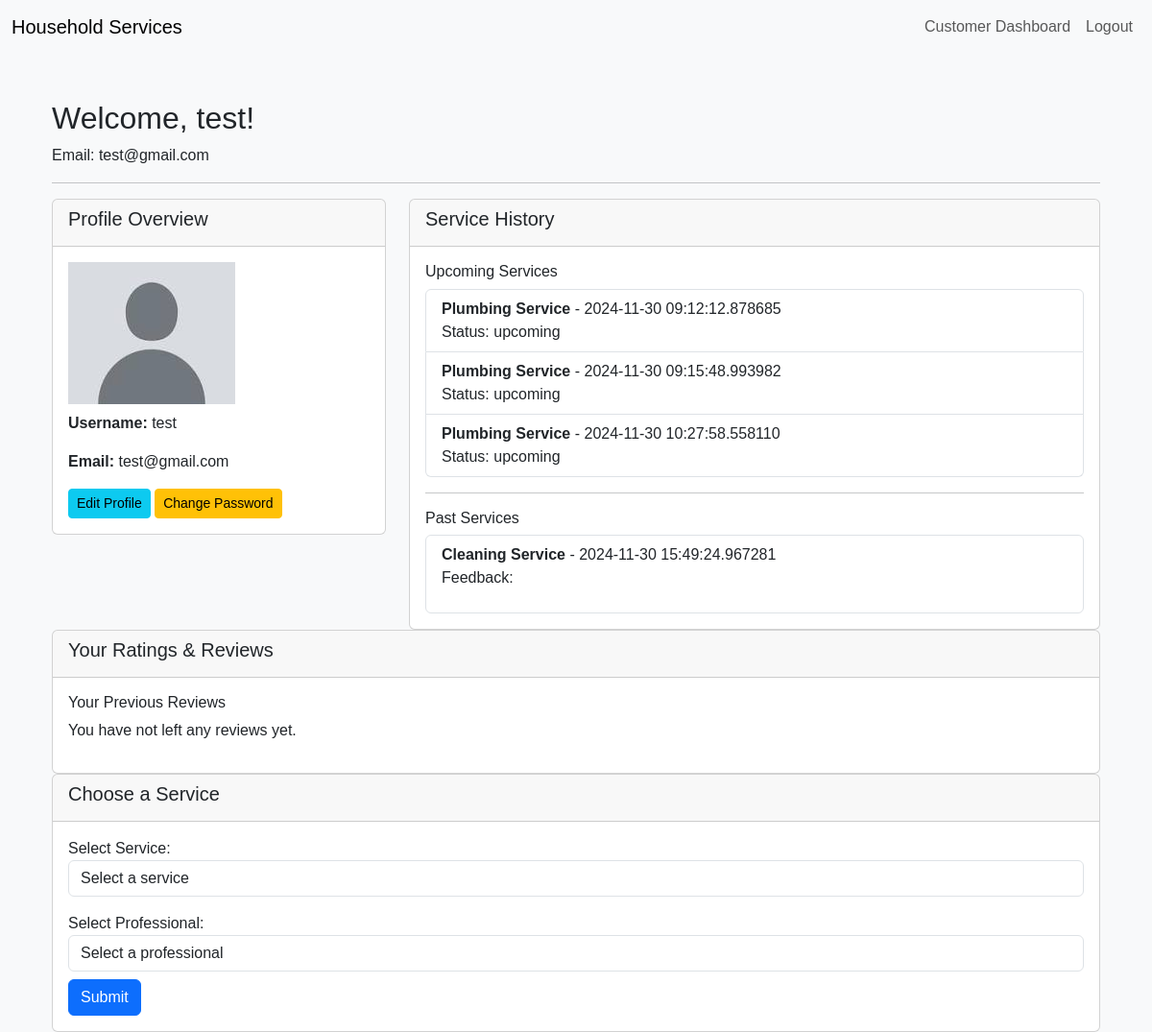
Screenshot of /customer_dashboard (signed in) with the database file from the repository.
### models.py (models this page shows, shortened)
class User(db.Model, UserMixin):
    __tablename__ = 'users'
    id = db.Column(db.Integer, primary_key=True)
    username = db.Column(db.String(80), unique=True, nullable=False)
    email = db.Column(db.String(120), unique=True, nullable=False)
    password = db.Column(db.String(100), nullable=False)
    role = db.Column(db.String(20), nullable=False)
    name = db.Column(db.String(100), nullable=False)
    date_created = db.Column(db.DateTime, default=datetime.utcnow)
    active = db.Column(db.Boolean, default=True)
    profile_picture = db.Column(db.String(200), nullable=True)
    description = db.Column(db.String(500), nullable=True)
    service_type = db.Column(db.String(100), nullable=True)
    experience = db.Column(db.Integer, nullable=True)
    documents = db.relationship('ProfessionalDocument', backref='professional', lazy=True)
    ratings = db.relationship('Rating', backref='user', lazy=True)
    notifications = db.relationship('Notification', backref='user', lazy=True)
    settings = db.relationship('UserSettings', backref='user', uselist=False)

class Booking(db.Model):
    id = db.Column(db.Integer, primary_key=True)
    service_id = db.Column(db.Integer, db.ForeignKey('service.id'), nullable=False)
    customer_id = db.Column(db.Integer, db.ForeignKey('users.id'), nullable=False)
    professional_id = db.Column(db.Integer, db.ForeignKey('users.id'), nullable=True)
    date_of_booking = db.Column(db.DateTime, default=datetime.utcnow)
    date_of_completion = db.Column(db.DateTime, nullable=True)
    booking_status = db.Column(db.String(20), default='booked')
    remarks = db.Column(db.String(500), nullable=True)
    service_status = db.Column(db.String(20), default='requested')  # Add service_status column
    customer = db.relationship('User', foreign_keys=[customer_id], backref='customer_bookings')
    professional = db.relationship('User', foreign_keys=[professional_id], backref='professional_bookings')
    service = db.relationship('Service', backref='bookings')

class Service(db.Model):
    id = db.Column(db.Integer, primary_key=True)
    name = db.Column(db.String(100), nullable=False)
    description = db.Column(db.String(500), nullable=True)
    price = db.Column(db.Float, nullable=False)
    rating = db.Column(db.Float, nullable=True)
    status = db.Column(db.String(20), default='pending')
    time_required = db.Column(db.String(50), nullable=True)  # Add time_required column

### app.py (the view)
@app.route('/customer_dashboard')
@login_required
def customer_dashboard():
    services = Service.query.all()  # Get all services
    professionals = User.query.filter_by(role='professional').all()  # Get all professionals
    if not services:
        flash('No services available. Please contact the administrator.', 'warning')
    bookings = Booking.query.filter_by(customer_id=current_user.id).all()
    upcoming_services = [booking for booking in bookings if booking.booking_status == 'upcoming']
    past_services = [booking for booking in bookings if booking.booking_status == 'completed']
    reviews = Review.query.filter_by(user_id=current_user.id).all()
    payments = Payment.query.filter_by(user_id=current_user.id).all()
    notifications = Notification.query.filter_by(user_id=current_user.id).all()
    return render_template('customer_dashboard.html',
                           user=current_user,
                           services=services,  # Pass the services to template
                           professionals=professionals,  # Pass the professionals to template
                           upcoming_services=upcoming_services,  # Pass the upcoming_services to template
                           past_services=past_services,  # Pass the past_services to template
                           reviews=reviews,
                           payments=payments,
                           notifications=notifications)

### app.py (called while the page is built)
@login_manager.user_loader
def load_user(user_id):
    return User.query.get(int(user_id))

### templates/customer_dashboard.html (shortened to what this page needs)
{% extends "layout.html" %}
{% block content %}
<div class="container mt-5">
    <h2>Welcome, {{ user.username }}!</h2>
    <p>Email: {{ user.email }}</p>
    <hr>
    <div class="row">
        <div class="col-md-4">
            <div class="card">
                <div class="card-header">
                    <h5>Profile Overview</h5>
                </div>
                <div class="card-body">
                    <img src="{{ user.profile_picture or '/static/image.png' }}" alt="Profile Picture" class="profile-picture mb-2">
                    <p><strong>Username:</strong> {{ user.username }}</p>
                    <p><strong>Email:</strong> {{ user.email }}</p>
                    <a href="{{ url_for('edit_profile') }}" class="btn btn-info btn-sm">Edit Profile</a>
                    <a href="{{ url_for('change_password') }}" class="btn btn-warning btn-sm">Change Password</a>
                </div>
            </div>
        </div>
        <div class="col-md-8">
            <div class="card">
                <div class="card-header">
                    <h5>Service History</h5>
                </div>
                <div class="card-body">
                    <h6>Upcoming Services</h6>
                    {% if upcoming_services %}
                        <ul class="list-group">
                            {% for booking in upcoming_services %}
                                <li class="list-group-item">
                                    <strong>{{ booking.service.name }}</strong> - {{ booking.date_of_booking }} <br>
                                    <span>Status: {{ booking.booking_status }}</span>
                                </li>
                            {% endfor %}
                        </ul>
                    {% else %}
                        <p>No upcoming services.</p>
                    {% endif %}
                    <hr>
                    <h6>Past Services</h6>
                    {% if past_services %}
                        <ul class="list-group">
                            {% for booking in past_services %}
                                <li class="list-group-item">
                                    <strong>{{ booking.service.name }}</strong> - {{ booking.date_of_completion }} <br>
                                    <p>Feedback: {{ booking.feedback }}</p>
                                </li>
                            {% endfor %}
                        </ul>
                    {% else %}
                        <p>No past services.</p>
                    {% endif %}
                </div>
            </div>
        </div>
    </div>
    <div class="row">
        <div class="col-md-12">
            <div class="card">
                <div class="card-header">
                    <h5>Your Ratings & Reviews</h5>
                </div>
                <div class="card-body">
                    <h6>Your Previous Reviews</h6>
                    {% if reviews %}
                        <ul class="list-group">
                            {% for review in reviews %}
                                <li class="list-group-item">
                                    <strong>{{ review.provider.name }}</strong> <br>
                                    Rating: {{ review.rating }} <br>
                                    Feedback: {{ review.comments }}
                                </li>
                            {% endfor %}
                        </ul>
                    {% else %}
                        <p>You have not left any reviews yet.</p>
                    {% endif %}
                </div>
            </div>
        </div>
    </div>
    <div class="row">
        <div class="col-md-12">
            <div class="card">
                <div class="card-header">
                    <h5>Choose a Service</h5>
                </div>
                <div class="card-body">
                    <form action="{{ url_for('choose_service') }}" method="POST">
                        <div class="form-group">
                            <label for="service">Select Service:</label>
                            <select name="service_id" id="service" class="form-control" required>
                                <option value="" disabled selected>Select a service</option>
                            </select>
                        </div>
                        <div class="form-group mt-3">
                            <label for="professional">Select Professional:</label>
                            <select name="professional_id" id="professional" class="form-control" required>
                                <option value="" disabled selected>Select a professional</option>
                            </select>
                        </div>
                        <button type="submit" class="btn btn-primary mt-2">Submit</button>
                    </form>
                </div>
            </div>
        </div>
    </div>
</div>
{% endblock %}

### templates/layout.html (style rules this page uses)
body { font-family: Arial, sans-serif; background-color: #f8f9fa; }

### rows the page displays
User: username "test", email "test@gmail.com"
Booking: service.name "Plumbing Service", date_of_booking "2024-11-30 09:12:12.878685", booking_status "upcoming"
Booking: service.name "Plumbing Service", date_of_booking "2024-11-30 09:15:48.993982", booking_status "upcoming"
Booking: service.name "Plumbing Service", date_of_booking "2024-11-30 10:27:58.558110", booking_status "upcoming"
Booking: service.name "Cleaning Service", date_of_completion "2024-11-30 15:49:24.967281"
